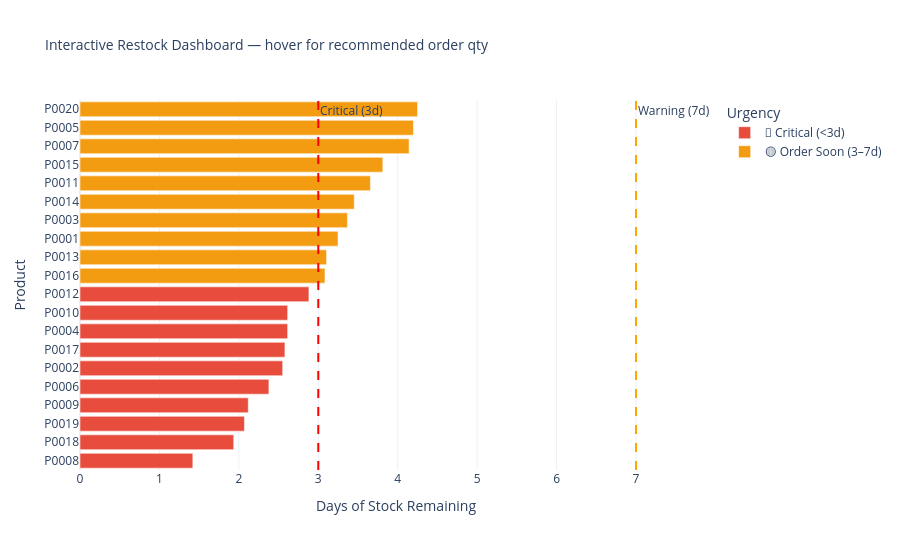

The notebook cell this image was saved under:
### Code cell
# ── Interactive Restock Dashboard (Plotly) ───────────────────────────────────
fig = px.bar(restock.sort_values('StockDaysLeft'),
             x='StockDaysLeft', y='Product ID', color='Urgency',
             orientation='h',
             color_discrete_map={
                 '🔴 Critical (<3d)':    '#E74C3C',
                 '🟡 Order Soon (3–7d)': '#F39C12',
                 '🟢 OK (7d+)':          '#27AE60'
             },
             hover_data=['Category', 'AvgDemand', 'AvgInventory', 'RecommendedOrderQty'],
             title='Interactive Restock Dashboard — hover for recommended order qty',
             labels={'StockDaysLeft': 'Days of Stock Remaining', 'Product ID': 'Product'},
             template='plotly_white')

fig.add_vline(x=3, line_dash='dash', line_color='red',   annotation_text='Critical (3d)')
fig.add_vline(x=7, line_dash='dash', line_color='orange', annotation_text='Warning (7d)')
fig.update_layout(title_font_size=14, height=550)
fig.show()

### Figure 1 — Plotly figure (JSON) as saved in the notebook; plotly's stock layout.template omitted (floating-point values rounded to 4 significant figures)
{"data": [{"alignmentgroup": "True", "customdata": [["Electronics", 102.8, 146.0, 1439], ["Groceries", 94.93, 183.7, 1329], ["Furniture", 96.76, 200.3, 1355], ["Clothing", 118.6, 251.2, 1660], ["Toys", 94.97, 225.9, 1330], ["Clothing", 92.91, 237.1, 1301], ["Toys", 87.42, 225.5, 1224], ["Electronics", 113.1, 295.6, 1583], ["Furniture", 102.3, 267.4, 1432], ["Groceries", 85.08, 245.2, 1191]], "hovertemplate": "Urgency=🔴 Critical (<3d)<br>Days of Stock Remaining=%{x}<br>Product=%{y}<br>Category=%{customdata[0]}<br>AvgDemand=%{customdata[1]}<br>AvgInventory=%{customdata[2]}<br>RecommendedOrderQty=%{customdata[3]}<extra></extra>", "legendgroup": "🔴 Critical (<3d)", "marker": {"color": "#E74C3C", "pattern": {"shape": ""}}, "name": "🔴 Critical (<3d)", "offsetgroup": "🔴 Critical (<3d)", "orientation": "h", "showlegend": true, "textposition": "auto", "type": "bar", "x": [1.42, 1.935, 2.07, 2.118, 2.378, 2.551, 2.58, 2.614, 2.614, 2.882], "xaxis": "x", "y": ["P0008", "P0018", "P0019", "P0009", "P0006", "P0002", "P0017", "P0004", "P0010", "P0012"], "yaxis": "y"}, {"alignmentgroup": "True", "customdata": [["Groceries", 97.31, 300.1, 1362], ["Toys", 104.2, 323.3, 1458], ["Electronics", 98.32, 319.4, 1376], ["Clothing", 87.81, 295.6, 1229], ["Groceries", 89.81, 310.1, 1257], ["Furniture", 97.65, 357.0, 1367], ["Toys", 100.3, 382.4, 1404], ["Groceries", 94.43, 391.2, 1322], ["Groceries", 103.3, 433.7, 1446], ["Furniture", 77.13, 327.8, 1080]], "hovertemplate": "Urgency=🟡 Order Soon (3–7d)<br>Days of Stock Remaining=%{x}<br>Product=%{y}<br>Category=%{customdata[0]}<br>AvgDemand=%{customdata[1]}<br>AvgInventory=%{customdata[2]}<br>RecommendedOrderQty=%{customdata[3]}<extra></extra>", "legendgroup": "🟡 Order Soon (3–7d)", "marker": {"color": "#F39C12", "pattern": {"shape": ""}}, "name": "🟡 Order Soon (3–7d)", "offsetgroup": "🟡 Order Soon (3–7d)", "orientation": "h", "showlegend": true, "textposition": "auto", "type": "bar", "x": [3.084, 3.104, 3.249, 3.367, 3.453, 3.656, 3.813, 4.143, 4.198, 4.25], "xaxis": "x", "y": ["P0016", "P0013", "P0001", "P0003", "P0014", "P0011", "P0015", "P0007", "P0005", "P0020"], "yaxis": "y"}], "layout": {"annotations": [{"showarrow": false, "text": "Critical (3d)", "x": 3, "xanchor": "left", "xref": "x", "y": 1, "yanchor": "top", "yref": "y domain"}, {"showarrow": false, "text": "Warning (7d)", "x": 7, "xanchor": "left", "xref": "x", "y": 1, "yanchor": "top", "yref": "y domain"}], "barmode": "relative", "height": 550, "legend": {"title": {"text": "Urgency"}, "tracegroupgap": 0}, "shapes": [{"line": {"color": "red", "dash": "dash"}, "type": "line", "x0": 3, "x1": 3, "xref": "x", "y0": 0, "y1": 1, "yref": "y domain"}, {"line": {"color": "orange", "dash": "dash"}, "type": "line", "x0": 7, "x1": 7, "xref": "x", "y0": 0, "y1": 1, "yref": "y domain"}], "title": {"font": {"size": 14}, "text": "Interactive Restock Dashboard — hover for recommended order qty"}, "xaxis": {"anchor": "y", "domain": [0, 1], "title": {"text": "Days of Stock Remaining"}}, "yaxis": {"anchor": "x", "domain": [0, 1], "title": {"text": "Product"}}}}
